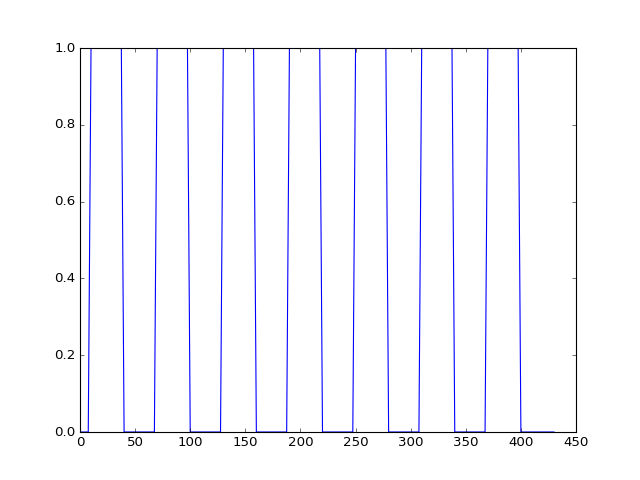

Reproduce this figure in Python.
from stimuli import events2neural
n_vols = 173
neural_prediction = events2neural('ds114_sub009_t2r1_cond.txt',
                                  TR, n_vols)
all_tr_times = np.arange(173) * TR
plt.plot(all_tr_times, neural_prediction)
# [...]
